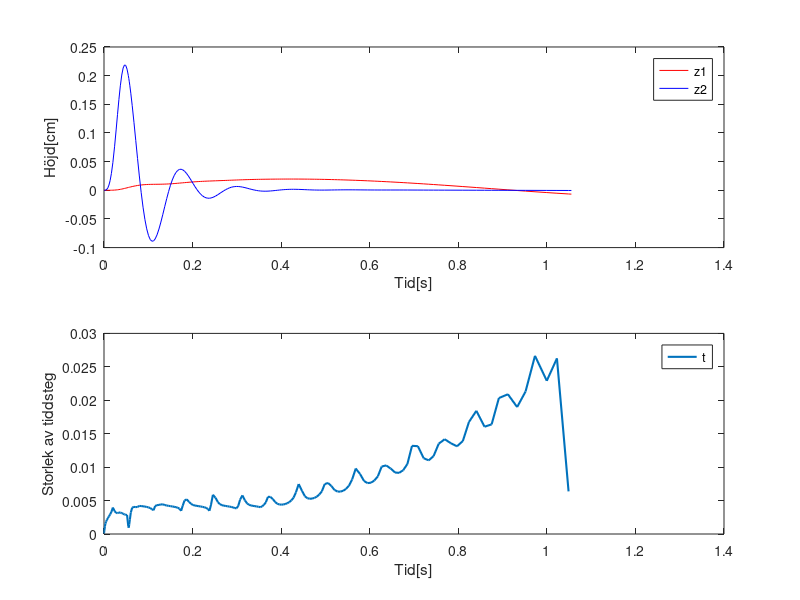

Reproduce this figure in MATLAB.
clc, clear, close all
%coefficients and functions
m1 = 475;
m2 = 53;
k1 = 5400;
k2 = 135000;
c1 = 310;
c2 = 1200;
u = 65/3.6;
H = 0.24;
L = 1;
A = [0 0 1 0;
    0 0 0 1;
    -(k1/m1) k1/m1 -c1/m1 c1/m1;
    k1/m2 -(k1+k2)/m2 c1/m2 -(c1+c2)/m2];
h = @(t) (t <= L/u) .* (H/2 * (1 - cos(2 * pi * u * t / L))) + ...
         (t > L/u) .* 0;
dhdt = @(t) (t <= L/u) .* (H * pi * u / L * sin(2 * pi * u * t / L)) + ...
            (t > L/u) .* 0;
g = @(t) [0;
    0;
    0;
    (k2/m2) * h(t) + (c2/m2) * dhdt(t)];
f = @(t,v) A*v + g(t); % f is dv/dt

tspan = [0 (L/u)+1];
y0 = zeros(4,1); % y0 is v0

options = odeset('RelTol',1e-6,'AbsTol',1e-7, 'Refine',1);
[t,v] = ode45(f,tspan,y0,options);

subplot(2,1,1)
plot (t,v(:,1),'Color','r')
hold on;
plot (t,v(:,2),'Color','b')
hold on;
xlabel('Tid[s]')
ylabel('Höjd[cm]')
legend('z1','z2')

subplot(2,1,2)
plot(t(1:end-1), diff(t), '-', 'LineWidth', 1.5) %diff(t) är tiddsteg
xlabel('Tid[s]')
ylabel('Storlek av tiddsteg')
legend('t')

% Vi ser att ode45 saktar ner och tar det mer försiktigt när derivatan av
% lösningen ändras vilket är intuitivt då det är där felen blir som störst.
